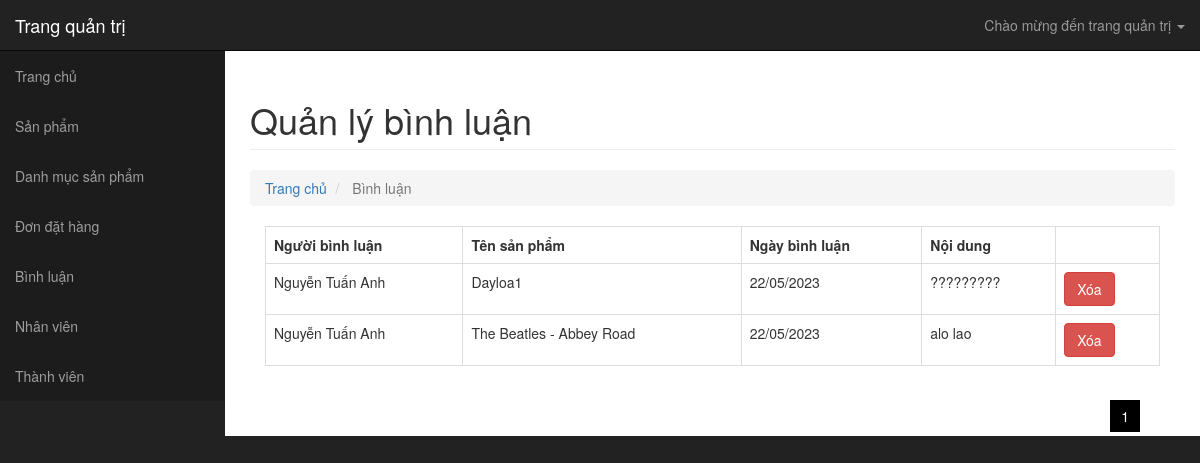
Screenshot of /page_admin/BinhLuan.php (signed in) with the database file from the repository.
### tables this page shows
CREATE TABLE `binhluan` (
  `MaBinhLuan` int(11) NOT NULL,
  `TenDangNhap` varchar(255) NOT NULL,
  `MaSanPham` int(11) NOT NULL,
  `NgayBinhLuan` date NOT NULL,
  `NoiDung` text NOT NULL
);

CREATE TABLE `thanhvien` (
  `TenDangNhap` varchar(255) NOT NULL,
  `MatKhau` text NOT NULL,
  `HoTen` text NOT NULL,
  `NgaySinh` date NOT NULL,
  `GioiTinh` text NOT NULL,
  `DiaChi` text NOT NULL,
  `DienThoai` text NOT NULL,
  `Email` text NOT NULL
);

CREATE TABLE `sanpham` (
  `MaSanPham` int(11) NOT NULL,
  `TenSanPham` text NOT NULL,
  `SoLuong` int(11) NOT NULL,
  `Anh` text NOT NULL,
  `DonGia` decimal(10,0) NOT NULL,
  `ThongTin` text NOT NULL,
  `TrangThai` text NOT NULL,
  `MaLoaiSP` int(11) NOT NULL,
  `Anh2` text NOT NULL,
  `Anh3` text NOT NULL
);

### page_admin/BinhLuan.php (the view, shortened to what this page needs)
<?php
include("../layout/header_admin.php");
$dieukienTrang="";
$trang=0;
$from="binhluan INNER JOIN thanhvien ON binhluan.TenDangNhap=thanhvien.TenDangNhap
                INNER JOIN sanpham ON binhluan.MaSanPham=sanpham.MaSanPham";
$where="WHERE NoiDung LIKE '%" . $dieukienTrang . "%'";
$layDuLieu=phan_trang("*",$from,$where,10,$trang,"&noidung=".$dieukienTrang);
$truyvan_layDuLieu=$layDuLieu;
?>
    <div id="page-wrapper">
        <div class="container-fluid">
            <div class="row">
                <div class="col-lg-12">
                    <h1 class="page-header">
                        Quản lý bình luận
                    </h1>
                    <ol class="breadcrumb">
                        <li>
                            <a href="index.php">Trang chủ</a>
                        </li>
                        <li class="active">
                             Bình luận
                        </li>
                    </ol>
                </div>
            </div>
            <div class="col-lg-12">
                <div >
                    <table class="table table-bordered table-hover">
                        <tr>
                            <th>Người bình luận</th>
                            <th>Tên sản phẩm</th>
                            <th>Ngày bình luận</th>
                            <th>Nội dung</th>
                            <th></th>
                        </tr>
                        <?php
                        while($cot=mysqli_fetch_array($truyvan_layDuLieu))
                        {
                            ?>
                            <tr>
                                <td><?php echo $cot["HoTen"];?></td>
                                <td><?php echo $cot["TenSanPham"];?></td>
                                <td><?php echo date("d/m/Y",strtotime($cot["NgayBinhLuan"]));?></td>
                                <td>
                                    <?php
                                        if(strlen($cot["NoiDung"]) < 20 )
                                            echo $cot["NoiDung"];
                                        else
                                            echo substr($cot["NoiDung"],0,20)."...";
                                    ?>
                                </td>
                                <td>
                                    <a href="<?php echo $_SERVER["PHP_SELF"]; ?>?MaBinhLuan=<?php echo $cot["MaBinhLuan"]; ?>" class="XoaDuLieu btn btn-danger">Xóa</a>
                                </td>
                            </tr>
                        <?php
                        }
                        ?>
                    </table>
                    <div class="divtrang"></div>
                </div>
            </div>
        </div>
    </div>
<?php
include("../layout/footer_admin.php");
?>

### css/cssAdmin/sb-admin.css (style rules this page uses)
body { margin-top: 100px; background-color: #222; }
@media (min-width:768px) { body { margin-top: 50px; } }
#page-wrapper { width: 100%; padding: 0; background-color: #fff; }
@media (min-width:768px) { #page-wrapper { padding: 10px; } }
div.divtrang { margin: 20px 20px 0 0; float:right; width: 100%; text-align: right; }

### rows the page displays
binhluan: TenDangNhap.HoTen "Nguyễn Tuấn Anh", MaSanPham.TenSanPham "Dayloa1", NgayBinhLuan "22/05/2023", NoiDung "?????????"
binhluan: TenDangNhap.HoTen "Nguyễn Tuấn Anh", MaSanPham.TenSanPham "The Beatles - Abbey Road", NgayBinhLuan "22/05/2023", NoiDung "alo lao"
